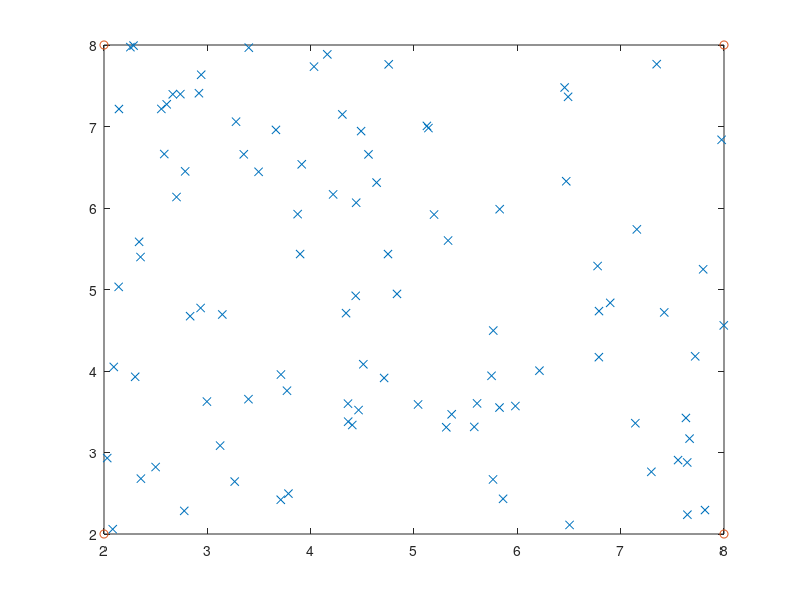
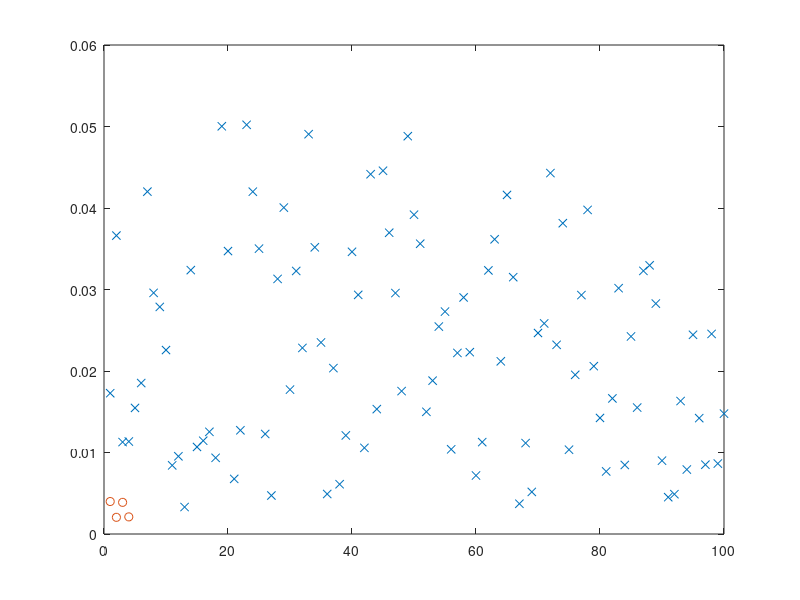

MATLAB code to generate these figures, in order:
clc;
clear all;
close all;

pkg load nan;

##Generate normal and anormal inputs
nSize = 100;
nInput = ones(nSize,2) * 5 + (rand(nSize,2) - 0.5) * 6;  

anInput = [2 2; 8 8; 2 8; 8 2];

##Compute one gaussian for each features on normal input
moy = mean(nInput);
ecartType = sqrt(var(nInput,1));

nNorm = normpdf(nInput,moy,ecartType);

##Compute probability for normal inputs
nProb = prod(nNorm');

##Determine limit probability for normal/anormal input
epsilon = min(nProb);

##Compute anormal inputs probability
anNorm = normpdf(anInput,moy,ecartType);
anProb = prod(anNorm');

##Check none anormal input is above limit 
if length(find(anProb >= epsilon)) > 0
  disp('Espilon too high');
end

figure;
title('Features');
plot(nInput(:,1),nInput(:,2),'x');
hold on;
plot(anInput(:,1),anInput(:,2),'o');

figure;
title('Probability');
plot(nProb,'x');
hold on;
plot(anProb,'o');